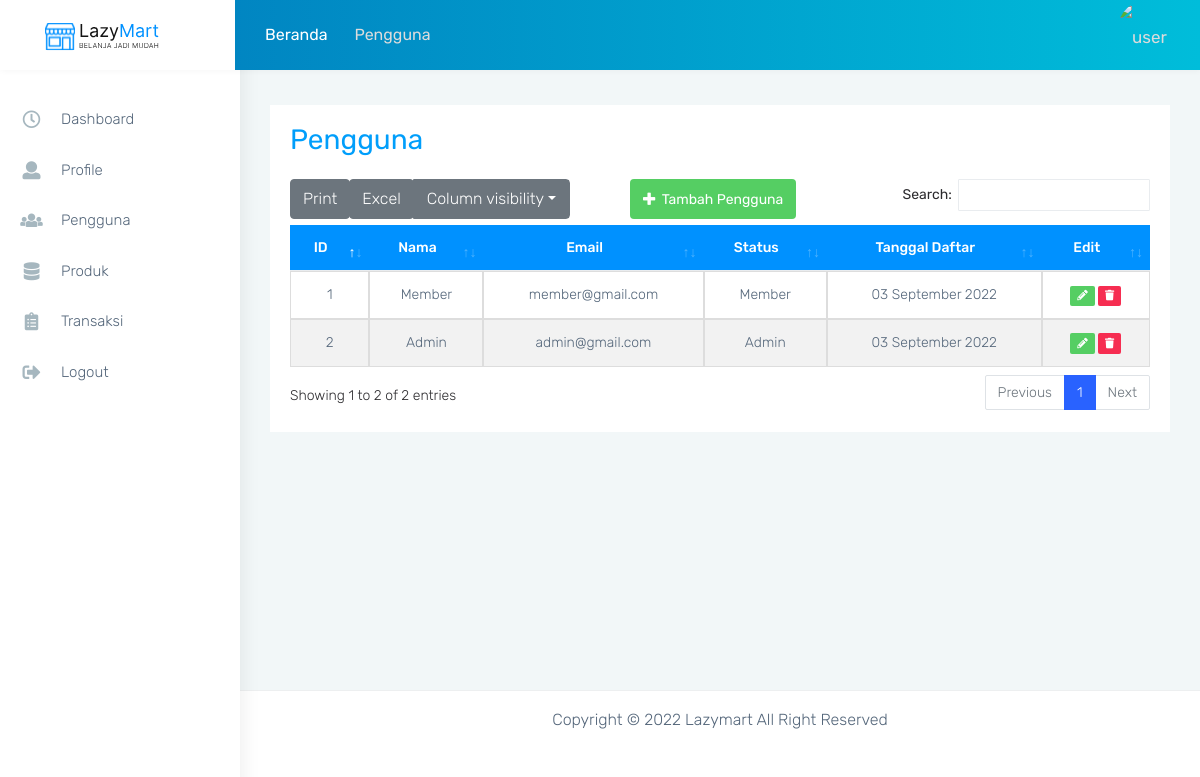
Screenshot of /index.php/admin/pengguna with the database file from the repository.
### tables this page shows
CREATE TABLE `user` (
  `id` int(11) NOT NULL,
  `name` varchar(128) NOT NULL,
  `email` varchar(128) NOT NULL,
  `image` varchar(128) NOT NULL,
  `password` varchar(256) NOT NULL,
  `role_id` varchar(11) NOT NULL,
  `is_active` int(1) NOT NULL,
  `date_created` int(11) NOT NULL
);

### application/controllers/Admin.php (called while the page is built, shortened)
<?php
class Admin extends CI_Controller
{
    public function pengguna()
    {
        $data['title'] = 'Data Pengguna | Admin';
        $data['breadcrumb'] = 'Pengguna';
        $data['user'] = $this->db->get_where('user', ['email' =>
        $this->session->userdata('email')])->row_array();
        $data['pengguna'] = $this->db->get('user')->result_array();
        $this->load->view('templates_dashboard/header', $data);
        $this->load->view('templates_dashboard/topbar', $data);
        $this->load->view('templates_dashboard/sidebar', $data);
        $this->load->view('dashboard/pengguna');
        $this->load->view('templates_dashboard/footer');
    }
}

### index.php (called while the page is built, shortened)
<?php
require_once BASEPATH.'core/CodeIgniter.php';

### application/views/dashboard/pengguna.php (the view, shortened to what this page needs)
<div class="page-wrapper">
    <div class="container-fluid">
        <div class="row">
            <div class="col-sm-12">
                <div class="card">
                    <div class="card-body">
                        <div class="table-responsive">
                            <table class="table user-table no-wrap" id="example">
                                <h3 class="page-title mb-4 p-0" page-title>Pengguna</h3>
                                <button type="button" class="btn mb-3 ml-3 btntambah" data-bs-toggle="modal" data-bs-target="#tambahPengguna"><i class="fas fa-plus"></i>&nbsp Tambah Pengguna</button>
                                <thead>
                                    <tr>
                                        <th class="border-top-0">ID</th>
                                        <th class="border-top-0">Nama</th>
                                        <th class="border-top-0">Email</th>
                                        <th class="border-top-0">Status</th>
                                        <th class="border-top-0">Tanggal Daftar</th>
                                        <th class="border-top-0">Edit</th>
                                    </tr>
                                </thead>
                                <tbody>
                                    <?php $i = 1; ?>
                                    <?php foreach ($pengguna as $p) : ?>
                                        <tr>
                                            <td><?= $i; ?></td>
                                            <td><?= $p['name']; ?></td>
                                            <td><?= $p['email']; ?></td>
                                            <td><?= $p['role_id']; ?></td>
                                            <td><?= date('d F Y', $p['date_created']); ?></td>
                                            <td>
                                                <button type="button" class="badge badge-success ml-3 btn-edit" data-bs-toggle="modal" data-bs-target="#editPengguna<?= $p['id']; ?>"><i class="fas fa-pencil-alt"></i></button>
                                                <a href="<?= base_url('');?>crud/delete_user/<?= $p['id']; ?>" class="badge badge-danger"><i class="fas fa-trash"></i></a>
                                            </td>
                                        </tr>
                                        <?php $i++; ?>
                                    <?php endforeach; ?>
                                </tbody>
                            </table>
                        </div>
                    </div>
                </div>
            </div>
        </div>
    </div>

### assets/admin/css/custom.css (style rules this page uses)
table { border-radius: 12px 12px 0 0; }
.user-table { color: #54667a; text-align: center; }
.user-table button { margin-top: -50px; }
.user-table td { border: 1px solid #dddddd; }
.user-table thead th { font-weight: 500; background-color: #0091ff; color: white; }
.user-table tbody tr td { font-weight: 300; font-size: 14px; }
.user-table tbody tr td .btn-edit { border: none; }
tr:nth-child(even) { background-color: #f2f2f2; }
.btntambah { color: #fff; background-color: #55CE63; height: 40px; margin-left: 340px; position: absolute; }

### rows the page displays
user: name "Member", email "member@gmail.com", role "Member", date_created "03 September 2022"
user: name "Admin", email "admin@gmail.com", role "Admin", date_created "03 September 2022"

### other values shown
$breadcrumb "Pengguna"
